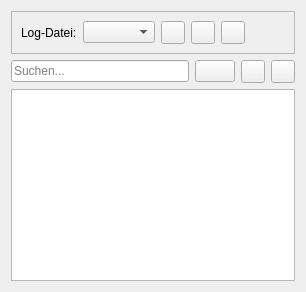
      <widget class="QWidget" name="tabLog">
       <attribute name="icon">
        <iconset resource="../res/logos.qrc">
         <normaloff>:/section/logs.png</normaloff>:/section/logs.png</iconset>
       </attribute>
       <attribute name="title">
        <string>Logs</string>
       </attribute>
       <layout class="QVBoxLayout" name="verticalLayout_5">
        <item>
         <widget class="QFrame" name="frameLog">
          <property name="frameShape">
           <enum>QFrame::StyledPanel</enum>
          </property>
          <property name="frameShadow">
           <enum>QFrame::Raised</enum>
          </property>
          <layout class="QGridLayout" name="gridLayout_2">
           <item row="0" column="0">
            <widget class="QLabel" name="labLogFile">
             <property name="text">
              <string>Log-Datei:</string>
             </property>
            </widget>
           </item>
           <item row="0" column="5">
            <spacer name="horizontalSpacer_2">
             <property name="orientation">
              <enum>Qt::Horizontal</enum>
             </property>
             <property name="sizeHint" stdset="0">
              <size>
               <width>40</width>
               <height>20</height>
              </size>
             </property>
            </spacer>
           </item>
           <item row="0" column="3">
            <widget class="QToolButton" name="butLogReload">
             <property name="toolTip">
              <string>Reload the log file list</string>
             </property>
             <property name="text">
              <string notr="true"/>
             </property>
             <property name="icon">
              <iconset resource="../res/logos.qrc">
               <normaloff>:/actions/reload.png</normaloff>:/actions/reload.png</iconset>
             </property>
            </widget>
           </item>
           <item row="0" column="1">
            <widget class="QComboBox" name="fldLogFile">
             <property name="sizePolicy">
              <sizepolicy hsizetype="MinimumExpanding" vsizetype="Fixed">
               <horstretch>0</horstretch>
               <verstretch>0</verstretch>
              </sizepolicy>
             </property>
            </widget>
           </item>
           <item row="0" column="2">
            <widget class="QToolButton" name="butLogLoad">
             <property name="toolTip">
              <string>Load selected log file</string>
             </property>
             <property name="text">
              <string notr="true"/>
             </property>
             <property name="icon">
              <iconset resource="../res/logos.qrc">
               <normaloff>:/actions/arrow-right.png</normaloff>:/actions/arrow-right.png</iconset>
             </property>
             <property name="iconSize">
              <size>
               <width>16</width>
               <height>16</height>
              </size>
             </property>
            </widget>
           </item>
           <item row="0" column="4">
            <widget class="QToolButton" name="butLogTrash">
             <property name="toolTip">
              <string>Empty the dialog</string>
             </property>
             <property name="text">
              <string/>
             </property>
             <property name="icon">
              <iconset resource="../res/logos.qrc">
               <normaloff>:/actions/clear_log.png</normaloff>:/actions/clear_log.png</iconset>
             </property>
            </widget>
           </item>
          </layout>
         </widget>
        </item>
        <item>
         <widget class="QWidget" name="searchFrame" native="true">
          <layout class="QHBoxLayout" name="horizontalLayout_5">
           <property name="leftMargin">
            <number>0</number>
           </property>
           <property name="topMargin">
            <number>0</number>
           </property>
           <property name="rightMargin">
            <number>0</number>
           </property>
           <property name="bottomMargin">
            <number>0</number>
           </property>
           <item>
            <widget class="QLineEdit" name="logSearch">
             <property name="inputMask">
              <string/>
             </property>
             <property name="text">
              <string/>
             </property>
             <property name="placeholderText">
              <string>Suchen...</string>
             </property>
            </widget>
           </item>
           <item>
            <widget class="QPushButton" name="butLogChkSensitive">
             <property name="text">
              <string notr="true"/>
             </property>
             <property name="icon">
              <iconset resource="../res/logos.qrc">
               <normaloff>:/options/case_insensitive.png</normaloff>:/options/case_insensitive.png</iconset>
             </property>
             <property name="checkable">
              <bool>true</bool>
             </property>
            </widget>
           </item>
           <item>
            <widget class="QToolButton" name="butLogSearchBack">
             <property name="text">
              <string notr="true"/>
             </property>
             <property name="icon">
              <iconset resource="../res/logos.qrc">
               <normaloff>:/actions/arrow-left.png</normaloff>:/actions/arrow-left.png</iconset>
             </property>
             <property name="shortcut">
              <string>Shift+F3</string>
             </property>
            </widget>
           </item>
           <item>
            <widget class="QToolButton" name="butLogSearchForw">
             <property name="text">
              <string notr="true"/>
             </property>
             <property name="icon">
              <iconset resource="../res/logos.qrc">
               <normaloff>:/actions/arrow-right.png</normaloff>:/actions/arrow-right.png</iconset>
             </property>
             <property name="shortcut">
              <string>F3</string>
             </property>
            </widget>
           </item>
          </layout>
         </widget>
        </item>
        <item>
         <widget class="QTextBrowser" name="logText"/>
        </item>
       </layout>
      </widget>
